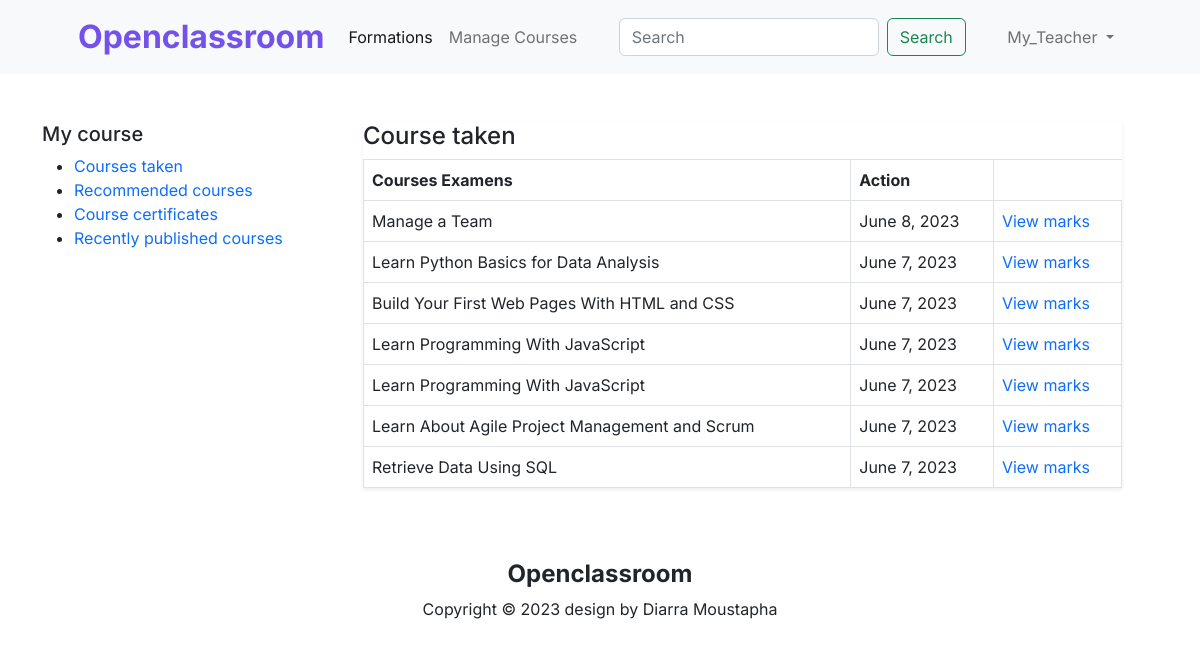
/student/result/ (signed in), run on the app's committed database.
### formation/models.py (models this page shows, shortened)
class Course(models.Model):
    LEVEL = (
        ('EASY', 'Easy'),
        ('MEDIUM', 'Medium'),
        ('HARD', 'Hard'),
    )
    owner = models.ForeignKey(User, on_delete=models.CASCADE)
    subject = models.ForeignKey(
        Subject, on_delete=models.CASCADE, related_name='courses')
    title = models.CharField(max_length=300)
    slug = models.SlugField(max_length=300)
    overview = CKEditor5Field('Overview', config_name='extends')
    description = CKEditor5Field('Description', config_name='extends')
    thumbnail = models.ImageField(
        upload_to='Course_img/', null=True, blank=True)
    thumbnail_url = models.URLField(max_length=600, null=True, blank=True)
    level = models.CharField(max_length=20, choices=LEVEL)
    learn_hours = models.IntegerField()
    created = models.DateField(auto_now_add=True)
    updated = models.DateField(auto_now=True)
    students = models.ManyToManyField(
        User, related_name='formation_joined', blank=True)
    total_score = models.PositiveIntegerField(default=0)
    class Meta:
        ordering = ['-created']

### students/views.py (the view)
# urls.py: path('result/', views.ResultView.as_view(),
class ResultView(LoginRequiredMixin, View):
    def get(self, request, *args, **kwargs):
        courses = Course.objects.all()
        return render(request, 'students/examens/view_result.html', {'courses': courses})

### formation/templatetags/has_group.py (called while the page is built)
@register.filter
def has_group(user, group_name):
    return user.groups.filter(name=group_name).exists()

### templates/students/examens/view_result.html
{% extends "base.html" %}
{% load static %}
{% block content %}
<section id="dashboad" class="dashboard">
  <div class="container">
    <div class="row">
      <div class="col-lg-3 dashboard-sidebar">
        <div class="mt-5">
          <h5 class="dashboard-header">My course</h5>
          <div class="dashboard-items">
            <ul>
              <li>
                <a href="{% url 'student_course_list' %}" class="item-link"
                  >Courses taken</a
                >
              </li>
              <li><a href="#" class="item-link">Recommended courses</a></li>
              <li><a href="#" class="item-link">Course certificates</a></li>
              <li>
                <a href="#" class="item-link">Recently published courses</a>
              </li>
            </ul>
          </div>
        </div>
      </div>
      <div class="col-lg-9 course-taken px-5 mt-5">
        <div class="shadow-sm bg-body mb-4" id="course_taken">
          <h4 class="course-taken-title">Course taken</h4>
          <table class="table table-bordered">
            <thead>
              <tr>
                <th scope="col">Courses Examens</th>
                <th scope="col">Action</th>
              </tr>
            </thead>
            <tbody>
              {% for course in courses %}
              <tr>
                <td>{{ course.title }}</td>
                <td>{{ course.created }}</td>
                <td>
                  <a href="{% url 'check_marks' course.id %}" class=""
                    >View marks</a
                  >
                </td>
              </tr>
              {% endfor %}
            </tbody>
          </table>
        </div>
      </div>
    </div>
  </div>
</section>
{% endblock content %}

### templates/base.html (shortened to what this page needs)
{% load static %}
{% load i18n %}
{% load has_group %}
<!DOCTYPE html>
<html lang="en">
  <head>
    <link
      href="https://cdn.jsdelivr.net/npm/bootstrap@5.2.3/dist/css/bootstrap.min.css"
      rel="stylesheet"
    />
    <link
      rel="stylesheet"
      href="https://cdn.jsdelivr.net/npm/bootstrap-icons@1.10.5/font/bootstrap-icons.css"
    />
    <link rel="stylesheet" href="{% static 'css/style.css' %}" />
  </head>
  <body>
    <nav class="navbar navbar-expand-lg bg-light">
      <div class="container px-5">
        <a class="navbar-brand fw-bold fs-2 logo" href="{% url 'home' %}"
          >Openclassroom</a
        >
        <div class="collapse navbar-collapse" id="navbarSupportedContent">
          <ul class="navbar-nav me-auto mb-2 mb-lg-0">
            <li class="nav-item">
              <a
                class="nav-link active"
                aria-current="page"
                href="{% url 'course_list' %}"
                >Formations</a
              >
            </li>
            {% if request.user|has_group:"Instructors" %}
            <li class="nav-item">
              <a href="{% url 'manage_course_list' %}" class="nav-link"
                >Manage Courses</a
              >
            </li>
            {% endif %}
          </ul>
          <form class="d-flex" role="search">
            <input
              class="form-control me-2"
              type="search"
              placeholder="Search"
              aria-label="Search"
            />
            <button class="btn btn-outline-success" type="submit">
              Search
            </button>
          </form>
          <ul class="navbar-nav ms-auto mb-2 mb-lg-0 align-items-center">
            {% if request.user.is_authenticated %}
            <li class="nav-item dropdown">
              <a
                class="nav-link dropdown-toggle"
                href="#"
                role="button"
                data-bs-toggle="dropdown"
                aria-expanded="false"
              >
                {% if request.user.student.thumbnail %}
                <img
                  src="{{ request.user.student.thumbnail.url }}"
                  alt=""
                  class="img-fluid profile-img"
                />
                {% else %} {{ request.user.username }} {% endif %}
              </a>
            </li>
            {% else %}
            <li><a href="{% url 'login' %}" id="">Login</a></li>
            {% endif %}
          </ul>
        </div>
      </div>
    </nav>
    {% block content %} {% endblock content %}
    <footer id="footer" class="footer py-5 d-block">
      <div class="container">
        <div class="row text-center align-items-center">
          <h4 class="fw-bold">Openclassroom</h4>
          <p class="">
            Copyright &copy; 2023 <span>design by Diarra Moustapha</span>
          </p>
        </div>
      </div>
    </footer>
  </body>
</html>

### formation/static/css/style.css (style rules this page uses)
* { font-family: "Inter", sans-serif; }
a { text-decoration: none; }
.logo { color: #7451eb; }

### data on the page
Course: title "Manage a Team", created "June 8, 2023"
Course: title "Learn Python Basics for Data Analysis", created "June 7, 2023"
Course: title "Build Your First Web Pages With HTML and CSS", created "June 7, 2023"
Course: title "Learn Programming With JavaScript", created "June 7, 2023"
Course: title "Learn Programming With JavaScript", created "June 7, 2023"
Course: title "Learn About Agile Project Management and Scrum", created "June 7, 2023"
Course: title "Retrieve Data Using SQL", created "June 7, 2023"

### other printed values
{{ request.user.username }} "My_Teacher"
